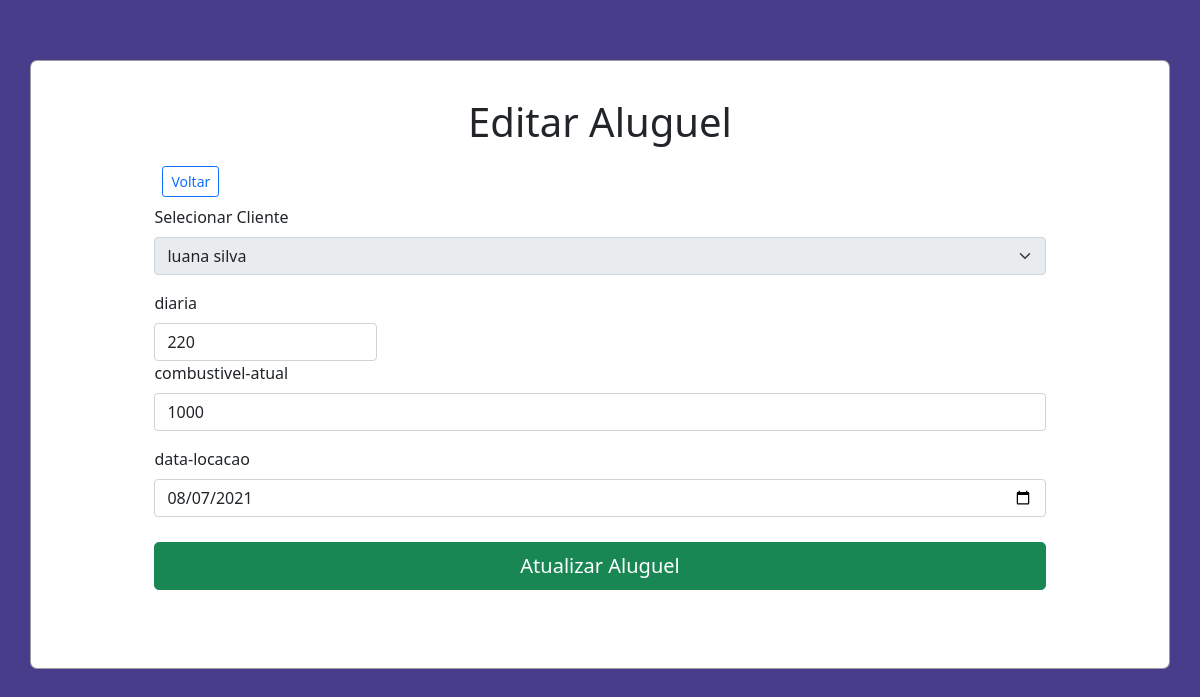
Screenshot of /src/views/editar-venda.php?id=1 with the database file from the repository.
### tables this page shows
CREATE TABLE `aluguel` (
  `idaluguel` int(11) NOT NULL,
  `idcliente` int(11) NOT NULL,
  `diaria` varchar(200) NOT NULL,
  `datalocacao` date NOT NULL,
  `combustivelatual` varchar(200) NOT NULL,
  `ativo` tinyint(1) NOT NULL
);

### src/controller/VendasController.php (called while the page is built, shortened)
<?php
require_once '../model/Venda.php';
require_once '../model/Database.php';
class VendasController extends aluguel
{
    protected $tabela = 'aluguel';
    public function findOne($idaluguel)
    {
        $query = "SELECT * FROM $this->tabela WHERE idaluguel = :id";
        $stm = Database::prepare($query);
        $stm->bindParam(':id', $idaluguel, PDO::PARAM_INT);
        $stm->execute();
        $aluguel = new aluguel(null, null, null,null,null,null,null);
        foreach ($stm->fetchAll() as $ven) {
            $aluguel->setidaluguel($ven->idaluguel);
            $aluguel->setidcliente($ven->idcliente);
            $aluguel->setdiaria($ven->diaria);
            $aluguel->setdatalocacao($ven->datalocacao);
            $aluguel->setcombustivelatual($ven->combustivelatual);
            $aluguel->setativo($ven->ativo);
        }
        return $aluguel;
    }
}

### src/model/Database.php (called while the page is built, shortened)
<?php
class Database
{
    private static $instance;
    public static function getInstance()
    {
        if (!isset(self::$instance)) {
            try {
                self::$instance = new PDO('mysql:host=' . HOST . '; dbname=' . BASE, USER, PASS);
                self::$instance->setAttribute(PDO::ATTR_ERRMODE, PDO::ERRMODE_EXCEPTION);
                self::$instance->setAttribute(PDO::ATTR_DEFAULT_FETCH_MODE, PDO::FETCH_OBJ);
            } catch (PDOException $error) {
                echo $error->getMessage();
            }
        }
        return self::$instance;
    }
    public static function prepare($sql)
    {
        return self::getInstance()->prepare($sql);
    }
}

### src/controller/ClientesController.php (called while the page is built, shortened)
<?php
require_once '../model/cliente.php';
require_once '../model/Database.php';
class ClientesController extends cliente
{
    protected $tabela = 'cliente';
    public function findAll()
    {
        $query = "SELECT * FROM $this->tabela";
        $stm = Database::prepare($query);
        $stm->execute();
        $clientes = array();
        foreach ($stm->fetchAll() as $cliente) {
            $clientes[] = new cliente($cliente->idcliente, $cliente->nome, $cliente->email, $cliente->endereco, $cliente->telefone);
        }
        return $clientes;
    }
}

### src/model/cliente.php (called while the page is built, shortened)
<?php
class cliente
{
    private $idcliente;
    private $nome;
    public function __construct($idcliente, $nome, $email,$endereco,$telefone)
    {
        $this->idcliente = $idcliente;
        $this->nome = $nome;
    }
    public function getidcliente()
    {
        return $this->idcliente;
    }
    public function getNome()
    {
        return $this->nome;
    }
}

### src/model/Venda.php (called while the page is built, shortened)
<?php
class aluguel
{
    private $idcliente;
    private $diaria;
    private $datalocacao;
    private $combustivelatual;
    public function __construct($idaluguel, $idcliente,$diaria,$datalocacao,$combustivelatual,$nome,$ativo)
    {
        $this->idcliente = $idcliente;
        $this->diaria = $diaria;
        $this->datalocacao = $datalocacao;
        $this->combustivelatual = $combustivelatual;
    }
    public function getidcliente()
    {
        return $this->idcliente;
    }
    public function setidcliente($idcliente)
    {
        $this->idcliente = $idcliente;
    }
        public function getdiaria()
    {
        return $this->diaria;
    }
    public function setdiaria($diaria)
    {
        $this->diaria = $diaria;
    }
    public function getdatalocacao()
    {
        return $this->datalocacao;
    }
    public function setdatalocacao($datalocacao)
    {
        $this->datalocacao = $datalocacao;
    }
        public function getcombustivelatual()
    {
        return $this->combustivelatual;
    }
    public function setcombustivelatual($combustivelatual)
    {
        $this->combustivelatual = $combustivelatual;
    }
}

### src/views/editar-venda.php (the view, shortened to what this page needs)
<?php
require '../controller/ClientesController.php';
require_once '../controller/VendasController.php';
$idaluguel = $_GET['id'];
$clientes = new ClientesController();
$aluguel = new VendasController();
$aluguel->setidaluguel($idaluguel);
$aluguel->setdiaria($aluguel->findOne($idaluguel)->getdiaria());
$aluguel->setidcliente($aluguel->findOne($idaluguel)->getidcliente());
$aluguel->setdatalocacao($aluguel->findOne($idaluguel)->getdatalocacao());
$aluguel->setcombustivelatual($aluguel->findOne($idaluguel)->getcombustivelatual());
?>
<!DOCTYPE html>
<html lang="pt_br">
<head>
    <link href="https://cdn.jsdelivr.net/npm/bootstrap@5.0.1/dist/css/bootstrap.min.css" rel="stylesheet">
    <link rel="stylesheet" href="../../public/styles/main.css">
</head>
<body>
    <div class="container">
        <h1 class="p-1 title">Editar Aluguel</h1>
        <div class="menu p-2">
            <a href="../../index.php" class="btn btn-sm btn-outline-primary">Voltar</a>
        </div>
        <form class='form' id="form" action="./editar-venda.php?id=<?= $idaluguel ?>" method="POST">
            <div class="mb-3">
                <label for="idcliente" class="form-label">Selecionar Cliente</label>
                <select name="idcliente" class="form-select" id="idcliente" disabled required>
                    <?php
                        foreach ($clientes->findAll() as $cliente) {
                            if ($cliente->getidcliente() == $aluguel->getIdCliente()) { ?>
                                <option selected value="<?= $cliente->getidcliente() ?>"><?= $cliente->getNome() ?></option> <?php
                            } else { ?>
                                <option value="<?= $cliente->getidcliente() ?>"><?= $cliente->getNome() ?></option> <?php
                            }
                        }
                    ?>
                </select>
            </div>
                            <div class="input" style="width: 25% !important;">
                <label for="diaria" class="form-label">diaria</label>
                <input type="number" min="1" step="any"  value="<?= $aluguel->getdiaria() ?>" name="diaria" class="form-control" id="diaria" autocomplete="off" required>
            </div>
                                  <div class="mb-3">
                <label for="combustivelatual" class="form-label">combustivel-atual</label>
                <input type="number" min="1" step="any"  value="<?= $aluguel->getcombustivelatual() ?>" name="combustivelatual" class="form-control" id="combustivelatual" autocomplete="off" required>
            </div>
                                  <div class="mb-3">
                <label for="datalocacao" class="form-label">data-locacao</label>
                <input type="date" step="any"  value="<?= $aluguel->getdatalocacao() ?>" name="datalocacao" class="form-control" id="datalocacao" autocomplete="off" required>
            </div>
            <div class="button mt-3">
                <button type="submit" class="btn btn-lg btn-success">Atualizar Aluguel</button>
            </div>
        </form>
                 <?php
        if (!$_POST) return;
        ?>

### public/styles/main.css (style rules this page uses)
html, body { background-color: #483D8B; }
.container { margin-top: 5%; margin-bottom: 5%; display: flex; flex-direction: column; justify-content: center; align-items: center; width: 100%; background-color: #fff; border-radius: 7px; border: 1px solid rgba(0, 0, 0, 0.384); }
.container .title { margin-top: 3%; }
.container .menu { width: 80% ; display: flex; align-items: center; justify-content: space-between; }
.container .form { width: 80%; margin-bottom: 7%; }
.container .form .input { width: 47%; }
.container .form .btn { margin-top: 1%; width: 100%; }

### rows the page displays
aluguel: diaria "220", combustivelatual "1000", datalocacao "08/07/2021"

### other values shown
form field idcliente "luana silva"
